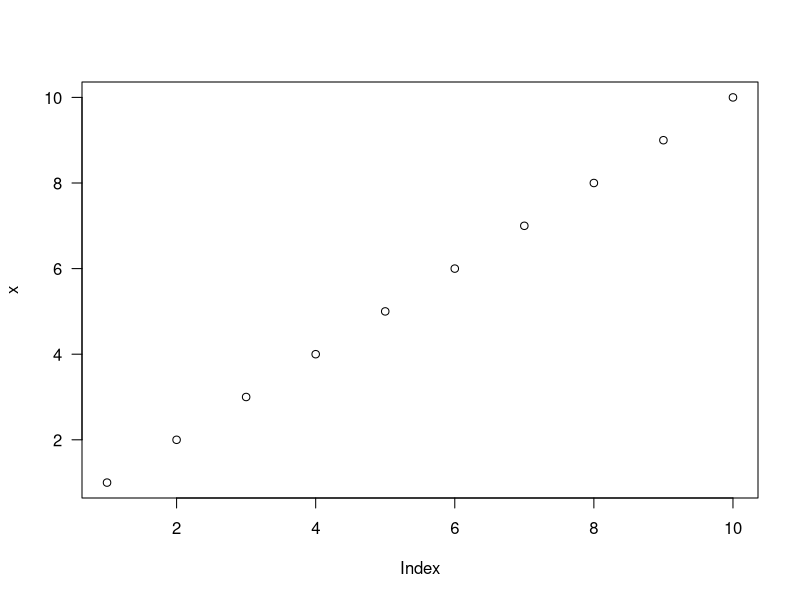
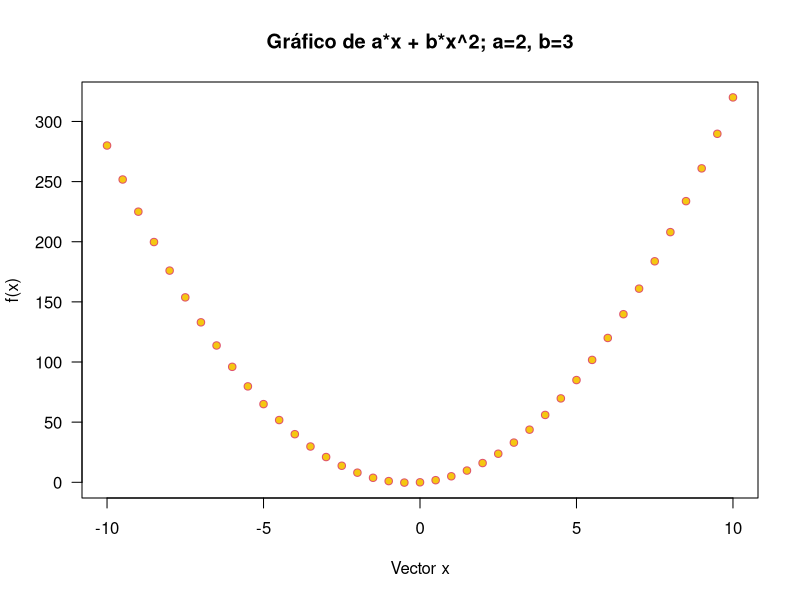
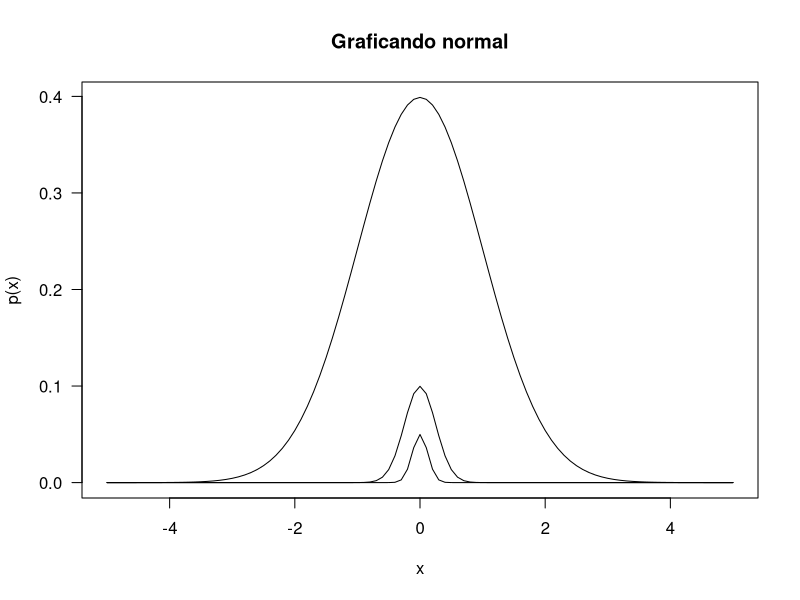
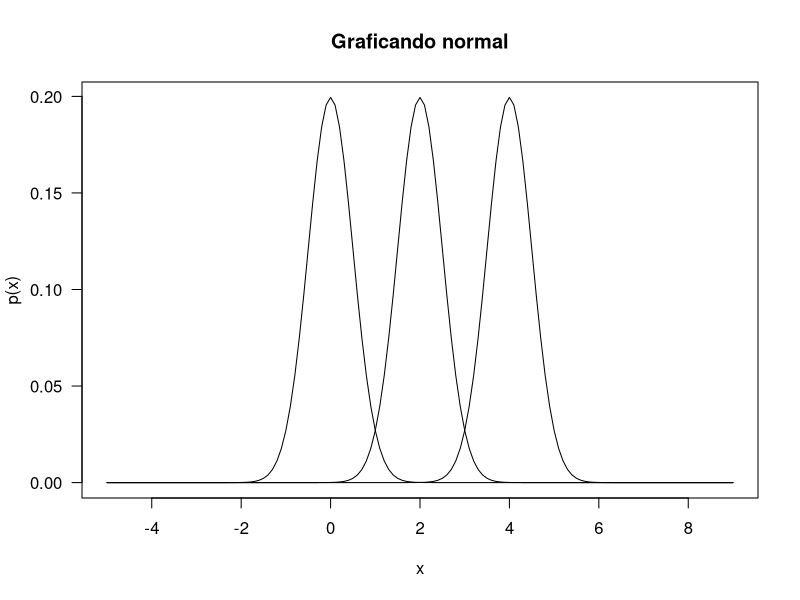

Recreate these plots in R, in order.
## ---- chunk 1
# asignación
a <- 5 # "a" vale 5; longitud de 1
vec <- c(1, 2, 7) # "vec" tiene los valores 1, 2 y 7; longitud de 3
length(vec)
## ---- chunk 2
# sumamos el vector a con el vector vec; debe retornar otro vector con las sumas:
# 5+1, 5+2, 5+7
a + vec
## ---- chunk 3
# 5-1, 5-2, 5-7
a - vec
## ---- chunk 4
# retorna vector también
# 5*1, 5*2, 5*7
a * vec
## ---- chunk 5
# retorna vector también
# 5/1, 5/2, 5/7
a / vec
## ---- chunk 6
# retorna vector también
# sqrt(1), sqrt(2), sqrt(7)
sqrt(vec)
## ---- chunk 7
# retorna vector también
# 5^1, 5^2, 5^7
a^vec
## ---- chunk 8
vec^(1/2)
## ---- chunk 9
# e^1, e^2, e^7
exp(vec)
## ---- chunk 10
# logaritmo natural, o base e
log(vec)
# logaritmo base 2
log(vec, base = 2)
# logaritmo base 10
log(vec, base = 10)
## ---- chunk 11
fx <- function(x) {
  2 * x + x^2
}
## ---- chunk 12
# asignamos los valores al vector x
x <- c(5, 10, 2)
# los resultados serán 2*5 + 5^2 para el primero
# 2*10 + 10^2 para el segundo y
# 2*2 + 2^2 para el tercero
fx(x)
## ---- chunk 13
fx_ab <- function(x, a, b) {
  a * x + b * x^2
}
## ---- chunk 14
fx_ab(x, a = 2, b = 3)
# alternativamente
a <- 2
b <- 3
fx_ab(x, a = a, b = b)
## ---- chunk 15
x <- 1:10 # valores del 1 al 10 separados por 1
par(las = 1)
plot(x)
## ---- chunk 16
fx_ab <- function(x, a, b) {
  a * x + b * x^2
}
x <- seq(-10, 10, 0.5) # del -10 al 10 cada 0.1
y <- fx_ab(x = x, a = 2, b = 3)
par(las = 1)
plot(
  x = x,
  y = y,
  xlab = "Vector x",
  ylab = "f(x)",
  pch = 21,
  col = 2,
  bg = 7,
  main = "Gráfico de a*x + b*x^2; a=2, b=3"
)
## ---- chunk 17
normal_den <- function(x, sigma, mu){
  1 / (sigma * sqrt(2 * pi)) * exp(-(x - mu)^2 / 2 * sigma^2)
}
## ---- chunk 18
# asignar valores al vector sigma
sigma_vec <- c(1, 4, 8)
# asignar valores a x, de cuyos valores queremos las probabilidades
x <- seq(-5, 5, 0.1)

for (sigma  in sigma_vec){ # por cada valor de sigma_vec 
  # hacer lo siguiente, hasta agotar todos los elementos de sigma_vec
  # obtener el vector de probabilidades
  px <- normal_den(x, sigma = sigma, mu = 0)
  if (sigma == 1) {# si sigma es 1 (el primer valor)
    # graficar una primera vez
    par(las = 1)
    plot(
      x,
      px,
      type = 'l',
      xlab = 'x',
      ylab = 'p(x)',
      main = "Graficando normal"
    )
  } else {
    # si sigma no es 1, añadir los siguientes elementos gráficos
    lines(x, px)
  }
}
## ---- chunk 19
# asignar valores al vector sigma
mu_vec <- c(0, 2, 4)
# asignar valores a x, de cuyos valores queremos las probabilidades
x <- seq(-5, 9, 0.1)

for (mu  in mu_vec){ # por cada valor de sigma_vec 
  # hacer lo siguiente, hasta agotar todos los elementos de sigma_vec
  # obtener el vector de probabilidades
  px <- normal_den(x, sigma = 2, mu = mu)
  if (mu == 0) {# si sigma es 1 (el primer valor)
    # graficar una primera vez
    par(las = 1)
    plot(
      x,
      px,
      type = 'l',
      xlab = 'x',
      ylab = 'p(x)',
      main = "Graficando normal"
    )
  } else {
    # si sigma no es 1, añadir los siguientes elementos gráficos
    lines(x, px)
  }
}
## ---- chunk 20

